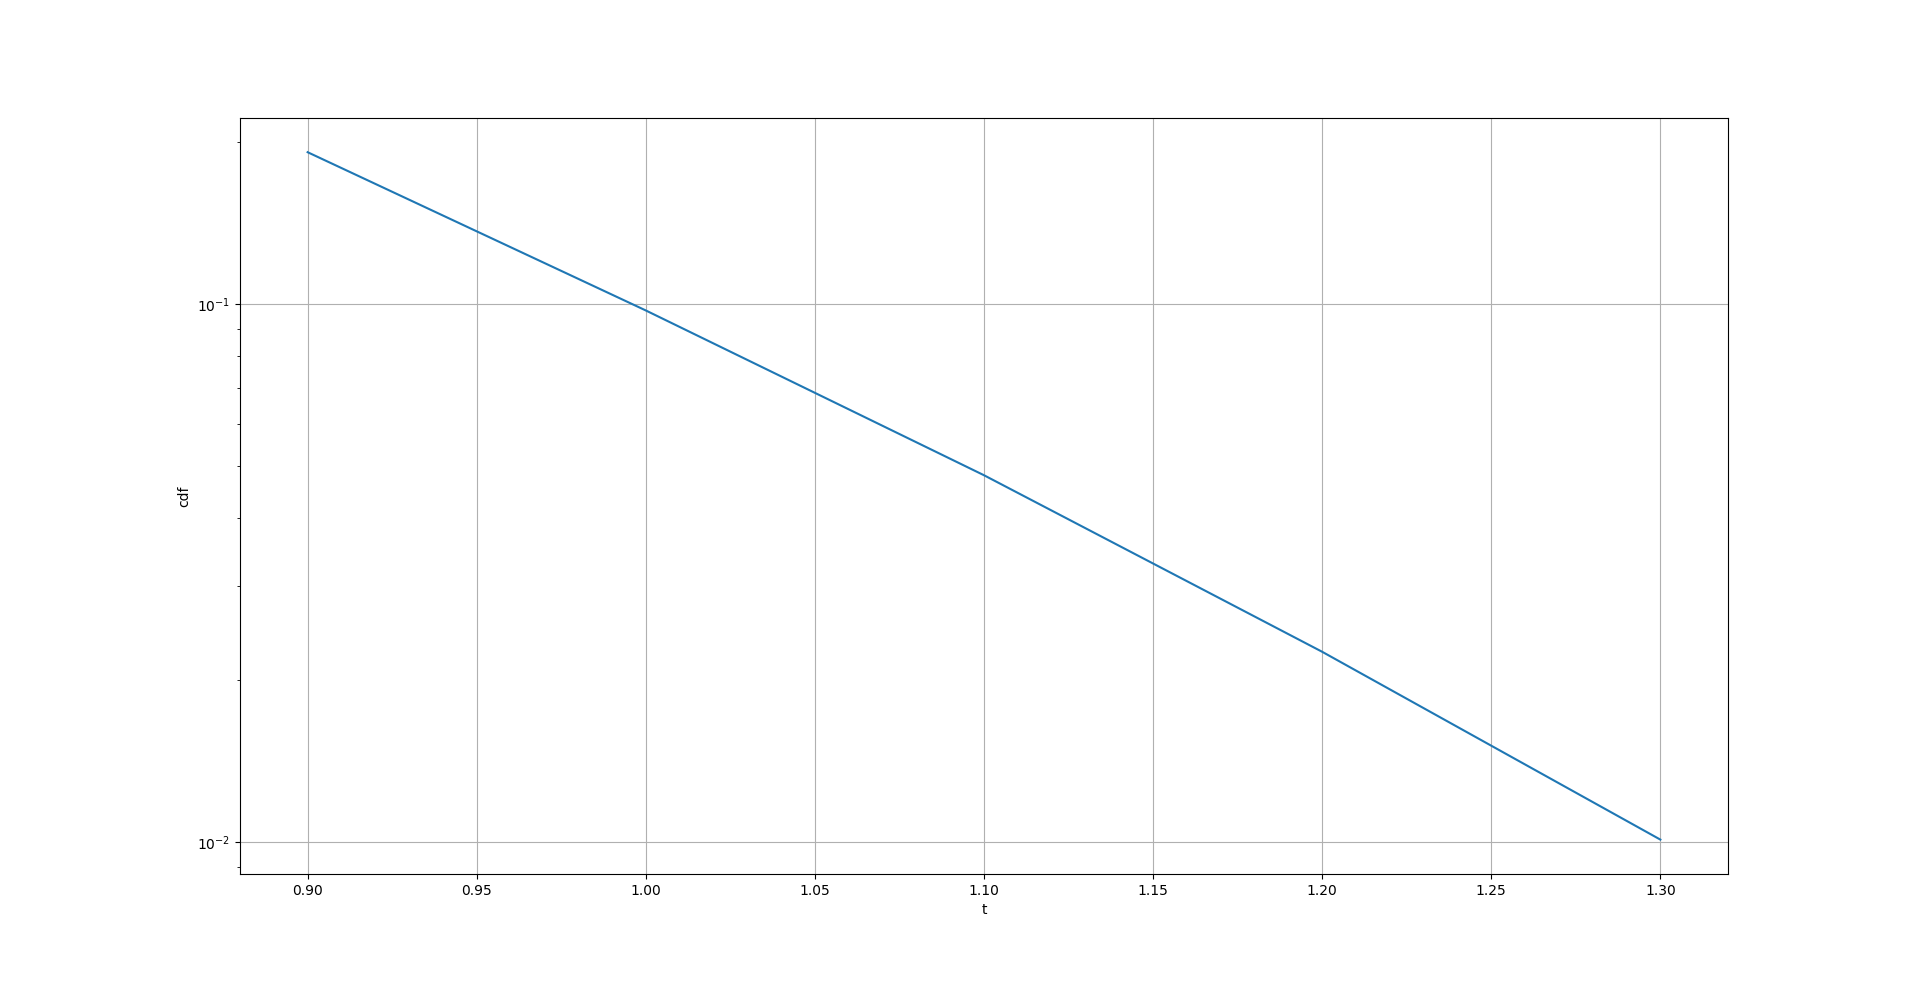

Write the Python code that produced this figure.

# coding: utf-8

# In[1]:


import numpy as np 
import matplotlib.pyplot as plt 

## constructing G matrix
rm = []
rm.append(np.ones(32))
rm.append(np.tile([1,0],16))
rm.append(np.tile([1,1,0,0],8))
rm.append(np.tile(np.repeat([1,0],4),4))
rm.append(np.tile(np.repeat([1,0],8),2))
rm.append(np.repeat([1,0],16))

n=32
k=16
# t=10

for i in range(1,6):
	for j in range(i+1,6):
		rm.append(rm[i]^rm[j])
rm = np.array(rm)


# In[2]:


print(rm[:,:16].shape)


# In[3]:


samps = 1e5


# In[4]:


t = [0.9,1.0,1.1,1.2,1.3]
vals = []
for bound in t:
    count = 0
    for i in range(int(100000)):
        times = np.random.exponential(1,32)
        args = np.argsort(times)
        j=0
        while (np.linalg.matrix_rank(rm[:,args[:16+j]]) != 16):
            j = j+1   
        time_taken = times[args[15+j]]
        if(time_taken > bound):
            count = count+1
    print(count*1.0/100000)
    vals.append(count*1.0/100000)


# In[6]:


plt.semilogy(t, vals)
plt.xlabel('t')
plt.ylabel('cdf')
plt.grid(True)
plt.show()
